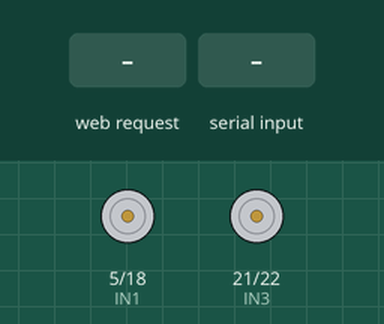
This sketch was run on a simulated ESP32. Shown: motor-driver pin pairs drawn as motors (green arrow = first pin HIGH = forward, orange = second pin HIGH = backward, longer = more drive, scaled by the enable pin). Inputs (shaded band) come from the test bench. WiFi joins after 1.5 s; servers stay silent unless stated; what the sketch prints to the serial monitor is not drawn.

Above: at 2.7 s.
2.8 s: HTTP request GET /geri received
At 3.5 s:
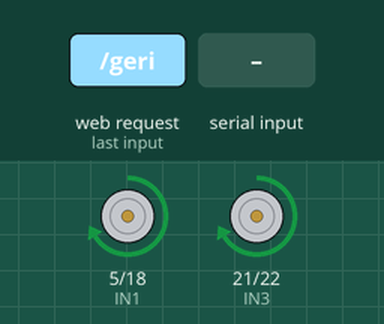
4.3 s: "ileri\n" received over Serial
At 4.6 s:
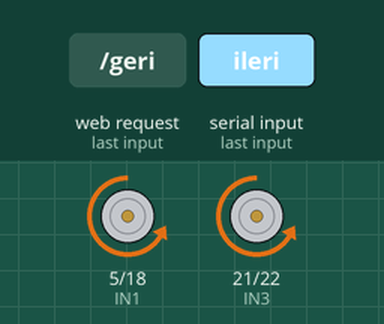
5.8 s: HTTP request GET /sag received
At 6.9 s:
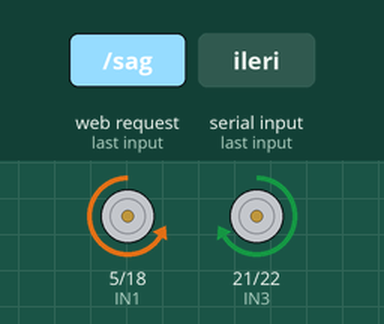
7.3 s: "sol\n" received over Serial
At 8.0 s:
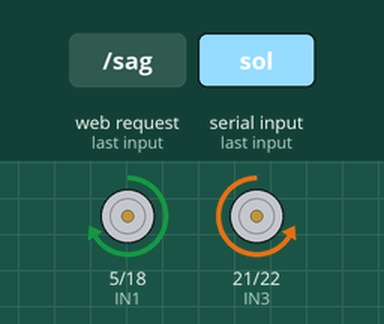
8.8 s: HTTP request GET /dur received
At 9.2 s:
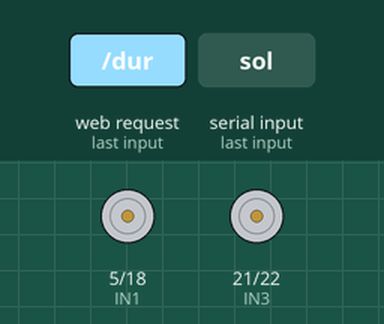
Timing chart, 0 to 11.8 s (numbered marks = the images above; inputs shaded):
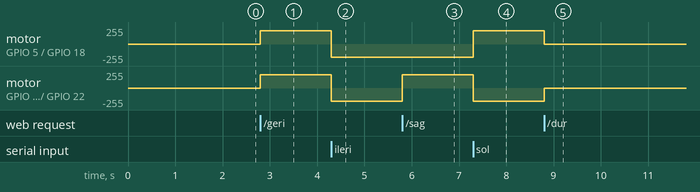

The sketch:

ardunio_kod.ino
```cpp
#include <WiFi.h>
#include <WiFiClient.h>

// WiFi ayarları
const char* ssid = "********";
const char* password = "********";

WiFiServer server(80);

// Motor pinleri
const int IN1 = 5;
const int IN2 = 18;
const int ENA = 23;
const int IN3 = 21;
const int IN4 = 22;
const int ENB = 19;

// Komut işleme
String gelenKomut = "";
unsigned long hareketBaslangic = 0;
bool hareketAktif = false;
String aktifKomut = "";

void setup() {
  Serial.begin(115200);

  pinMode(IN1, OUTPUT);
  pinMode(IN2, OUTPUT);
  pinMode(ENA, OUTPUT);
  pinMode(IN3, OUTPUT);
  pinMode(IN4, OUTPUT);
  pinMode(ENB, OUTPUT);

  dur();

  WiFi.begin(ssid, password);
  Serial.print("WiFi bağlanıyor");
  while (WiFi.status() != WL_CONNECTED) {
    delay(500);
    Serial.print(".");
  }
  Serial.println("\n✅ Bağlandı: " + WiFi.localIP().toString());

  server.begin();
}

void loop() {
  WiFiClient client = server.available();
  if (client) {
    Serial.println("🌐 Yeni bağlantı geldi");
    String requestLine = client.readStringUntil('\r');
    client.read(); // '\n' karakterini temizle

    Serial.println("📥 WiFi komutu: " + requestLine);

    // Komut çözümle
    if (requestLine.indexOf("GET /geri") >= 0) {
      komutIsle("geri");
    } else if (requestLine.indexOf("GET /ileri") >= 0) {
      komutIsle("ileri");
    } else if (requestLine.indexOf("GET /sag") >= 0) {
      komutIsle("sag");
    } else if (requestLine.indexOf("GET /sol") >= 0) {
      komutIsle("sol");
    } else if (requestLine.indexOf("GET /dur") >= 0) {
      komutIsle("dur");
    }

    // İsteklere basit HTTP cevabı döndür
    client.println("HTTP/1.1 200 OK");
    client.println("Content-Type: text/plain");
    client.println("Connection: close");
    client.println();
    client.println("Komut alindi");
    delay(1);
    client.stop();
  }

  // Serial komutu al
  if (Serial.available()) {
    gelenKomut = Serial.readStringUntil('\n');
    gelenKomut.trim();
    Serial.println("📥 Serial komutu: " + gelenKomut);
    komutIsle(gelenKomut);
  }

  // Hareket süresi kontrolü
  if (hareketAktif && millis() - hareketBaslangic >= 5000) {
    dur();
    Serial.println("⏱️ Durdu (5 saniye bitti)");
    hareketAktif = false;
    aktifKomut = "";
  }
}

void komutIsle(String komut) {
  if (komut == "ileri") {
    ileri();
  } else if (komut == "geri") {
    geri();
  } else if (komut == "sol") {
    solaDon();
  } else if (komut == "sag") {
    sagaDon();
  } else if (komut == "dur") {
    dur();
    hareketAktif = false;
    aktifKomut = "";
  }
}

void geri() {
  digitalWrite(IN1, HIGH);
  digitalWrite(IN2, LOW);
  digitalWrite(IN3, HIGH);
  digitalWrite(IN4, LOW);
  analogWrite(ENA, 200);
  analogWrite(ENB, 200);
  hareketBaslangic = millis();
  hareketAktif = true;
  aktifKomut = "geri";
  Serial.println("🚗 Geri gidiyor");
}

void ileri() {
  digitalWrite(IN1, LOW);
  digitalWrite(IN2, HIGH);
  digitalWrite(IN3, LOW);
  digitalWrite(IN4, HIGH);
  analogWrite(ENA, 200);
  analogWrite(ENB, 200);
  hareketBaslangic = millis();
  hareketAktif = true;
  aktifKomut = "ileri";
  Serial.println("🔙 İleri gidiyor");
}

void sagaDon() {
  digitalWrite(IN1, LOW);
  digitalWrite(IN2, HIGH);
  digitalWrite(IN3, HIGH);
  digitalWrite(IN4, LOW);
  analogWrite(ENA, 200);
  analogWrite(ENB, 200);
  hareketBaslangic = millis();
  hareketAktif = true;
  aktifKomut = "sag";
  Serial.println("↩️ Sağa dönüyor");
}

void solaDon() {
  digitalWrite(IN1, HIGH);
  digitalWrite(IN2, LOW);
  digitalWrite(IN3, LOW);
  digitalWrite(IN4, HIGH);
  analogWrite(ENA, 200);
  analogWrite(ENB, 200);
  hareketBaslangic = millis();
  hareketAktif = true;
  aktifKomut = "sol";
  Serial.println("↪️ Sola dönüyor");
}

void dur() {
  digitalWrite(IN1, LOW);
  digitalWrite(IN2, LOW);
  digitalWrite(IN3, LOW);
  digitalWrite(IN4, LOW);
  analogWrite(ENA, 0);
  analogWrite(ENB, 0);
  Serial.println("🛑 Durdu");
}
```

Measured:
- after the input at 2.8 s, motor on GPIO 5 (IN1) / GPIO 18 (IN2), motor on GPIO 21 (IN3) / GPIO 22 (IN4): stopped → forward 200/255 at once
- after the input at 4.3 s, motor on GPIO 5 (IN1) / GPIO 18 (IN2), motor on GPIO 21 (IN3) / GPIO 22 (IN4): forward 200/255 → backward 200/255 at once
- after the input at 5.8 s, motor on GPIO 21 (IN3) / GPIO 22 (IN4): backward 200/255 → forward 200/255 at once
- after the input at 7.3 s, motor on GPIO 5 (IN1) / GPIO 18 (IN2): backward 200/255 → forward 200/255 at once; motor on GPIO 21 (IN3) / GPIO 22 (IN4): forward 200/255 → backward 200/255 at once
- after the input at 8.8 s, motor on GPIO 5 (IN1) / GPIO 18 (IN2): forward 200/255 → stopped after 0.00 s instead of 3.5 s; motor on GPIO 21 (IN3) / GPIO 22 (IN4): backward 200/255 → stopped after 0.00 s instead of 3.5 s
